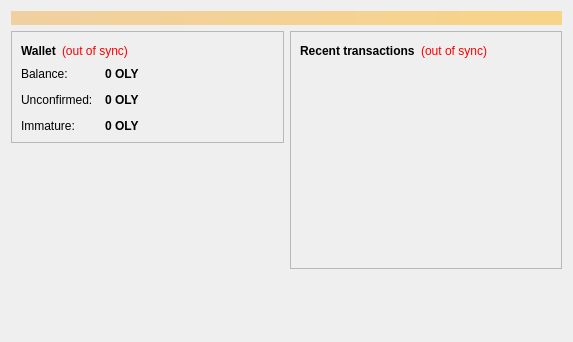
<?xml version="1.0" encoding="UTF-8"?>
<ui version="4.0">
 <class>OverviewPage</class>
 <widget class="QWidget" name="OverviewPage">
  <property name="geometry">
   <rect>
    <x>0</x>
    <y>0</y>
    <width>573</width>
    <height>342</height>
   </rect>
  </property>
  <property name="windowTitle">
   <string>Form</string>
  </property>
  <layout class="QVBoxLayout" name="topLayout">
   <item>
    <widget class="QLabel" name="labelAlerts">
     <property name="visible">
      <bool>false</bool>
     </property>
     <property name="styleSheet">
      <string notr="true">background-color: qlineargradient(x1: 0, y1: 0, x2: 1, y2: 0, stop:0 #F0D0A0, stop:1 #F8D488); color:#000000;</string>
     </property>
     <property name="wordWrap">
      <bool>true</bool>
     </property>
     <property name="margin">
      <number>3</number>
     </property>
    </widget>
   </item>
   <item>
    <layout class="QHBoxLayout" name="horizontalLayout" stretch="1,1">
     <item>
      <layout class="QVBoxLayout" name="verticalLayout_2">
       <item>
        <widget class="QFrame" name="frame">
         <property name="frameShape">
          <enum>QFrame::StyledPanel</enum>
         </property>
         <property name="frameShadow">
          <enum>QFrame::Raised</enum>
         </property>
         <layout class="QVBoxLayout" name="verticalLayout_4">
          <item>
           <layout class="QHBoxLayout" name="horizontalLayout_4">
            <item>
             <widget class="QLabel" name="label_5">
              <property name="font">
               <font>
                <weight>75</weight>
                <bold>true</bold>
               </font>
              </property>
              <property name="text">
               <string>Wallet</string>
              </property>
             </widget>
            </item>
            <item>
             <widget class="QLabel" name="labelWalletStatus">
              <property name="toolTip">
               <string>The displayed information may be out of date. Your wallet automatically synchronizes with the Olympico network after a connection is established, but this process has not completed yet.</string>
              </property>
              <property name="styleSheet">
               <string notr="true">QLabel { color: red; }</string>
              </property>
              <property name="text">
               <string notr="true">(out of sync)</string>
              </property>
              <property name="alignment">
               <set>Qt::AlignLeading|Qt::AlignLeft|Qt::AlignVCenter</set>
              </property>
             </widget>
            </item>
            <item>
             <spacer name="horizontalSpacer_2">
              <property name="orientation">
               <enum>Qt::Horizontal</enum>
              </property>
              <property name="sizeHint" stdset="0">
               <size>
                <width>40</width>
                <height>20</height>
               </size>
              </property>
             </spacer>
            </item>
           </layout>
          </item>
          <item>
           <layout class="QFormLayout" name="formLayout_2">
            <property name="fieldGrowthPolicy">
             <enum>QFormLayout::AllNonFixedFieldsGrow</enum>
            </property>
            <property name="horizontalSpacing">
             <number>12</number>
            </property>
            <property name="verticalSpacing">
             <number>12</number>
            </property>
            <item row="0" column="0">
             <widget class="QLabel" name="label">
              <property name="text">
               <string>Balance:</string>
              </property>
             </widget>
            </item>
            <item row="0" column="1">
             <widget class="QLabel" name="labelBalance">
              <property name="font">
               <font>
                <weight>75</weight>
                <bold>true</bold>
               </font>
              </property>
              <property name="cursor">
               <cursorShape>IBeamCursor</cursorShape>
              </property>
              <property name="toolTip">
               <string>Your current balance</string>
              </property>
              <property name="text">
               <string notr="true">0 OLY</string>
              </property>
              <property name="textInteractionFlags">
               <set>Qt::LinksAccessibleByMouse|Qt::TextSelectableByKeyboard|Qt::TextSelectableByMouse</set>
              </property>
             </widget>
            </item>
            <item row="1" column="0">
             <widget class="QLabel" name="label_3">
              <property name="text">
               <string>Unconfirmed:</string>
              </property>
             </widget>
            </item>
            <item row="1" column="1">
             <widget class="QLabel" name="labelUnconfirmed">
              <property name="font">
               <font>
                <weight>75</weight>
                <bold>true</bold>
               </font>
              </property>
              <property name="cursor">
               <cursorShape>IBeamCursor</cursorShape>
              </property>
              <property name="toolTip">
               <string>Total of transactions that have yet to be confirmed, and do not yet count toward the current balance</string>
              </property>
              <property name="text">
               <string notr="true">0 OLY</string>
              </property>
              <property name="textInteractionFlags">
               <set>Qt::LinksAccessibleByMouse|Qt::TextSelectableByKeyboard|Qt::TextSelectableByMouse</set>
              </property>
             </widget>
            </item>
            <item row="2" column="0">
             <widget class="QLabel" name="labelImmatureText">
              <property name="text">
               <string>Immature:</string>
              </property>
             </widget>
            </item>
            <item row="2" column="1">
             <widget class="QLabel" name="labelImmature">
              <property name="font">
               <font>
                <weight>75</weight>
                <bold>true</bold>
               </font>
              </property>
              <property name="toolTip">
               <string>Mined balance that has not yet matured</string>
              </property>
              <property name="text">
               <string notr="true">0 OLY</string>
              </property>
              <property name="textInteractionFlags">
               <set>Qt::LinksAccessibleByMouse|Qt::TextSelectableByKeyboard|Qt::TextSelectableByMouse</set>
              </property>
             </widget>
            </item>
           </layout>
          </item>
         </layout>
        </widget>
       </item>
       <item>
        <spacer name="verticalSpacer">
         <property name="orientation">
          <enum>Qt::Vertical</enum>
         </property>
         <property name="sizeHint" stdset="0">
          <size>
           <width>20</width>
           <height>40</height>
          </size>
         </property>
        </spacer>
       </item>
      </layout>
     </item>
     <item>
      <layout class="QVBoxLayout" name="verticalLayout_3">
       <item>
        <widget class="QFrame" name="frame_2">
         <property name="frameShape">
          <enum>QFrame::StyledPanel</enum>
         </property>
         <property name="frameShadow">
          <enum>QFrame::Raised</enum>
         </property>
         <layout class="QVBoxLayout" name="verticalLayout">
          <item>
           <layout class="QHBoxLayout" name="horizontalLayout_2">
            <item>
             <widget class="QLabel" name="label_4">
              <property name="text">
               <string>&lt;b&gt;Recent transactions&lt;/b&gt;</string>
              </property>
             </widget>
            </item>
            <item>
             <widget class="QLabel" name="labelTransactionsStatus">
              <property name="toolTip">
               <string>The displayed information may be out of date. Your wallet automatically synchronizes with the Olympico network after a connection is established, but this process has not completed yet.</string>
              </property>
              <property name="styleSheet">
               <string notr="true">QLabel { color: red; }</string>
              </property>
              <property name="text">
               <string notr="true">(out of sync)</string>
              </property>
              <property name="alignment">
               <set>Qt::AlignRight|Qt::AlignTrailing|Qt::AlignVCenter</set>
              </property>
             </widget>
            </item>
            <item>
             <spacer name="horizontalSpacer">
              <property name="orientation">
               <enum>Qt::Horizontal</enum>
              </property>
              <property name="sizeHint" stdset="0">
               <size>
                <width>40</width>
                <height>20</height>
               </size>
              </property>
             </spacer>
            </item>
           </layout>
          </item>
          <item>
           <widget class="QListView" name="listTransactions">
            <property name="styleSheet">
             <string notr="true">QListView { background: transparent; }</string>
            </property>
            <property name="frameShape">
             <enum>QFrame::NoFrame</enum>
            </property>
            <property name="verticalScrollBarPolicy">
             <enum>Qt::ScrollBarAlwaysOff</enum>
            </property>
            <property name="horizontalScrollBarPolicy">
             <enum>Qt::ScrollBarAlwaysOff</enum>
            </property>
            <property name="selectionMode">
             <enum>QAbstractItemView::NoSelection</enum>
            </property>
           </widget>
          </item>
         </layout>
        </widget>
       </item>
       <item>
        <spacer name="verticalSpacer_2">
         <property name="orientation">
          <enum>Qt::Vertical</enum>
         </property>
         <property name="sizeHint" stdset="0">
          <size>
           <width>20</width>
           <height>40</height>
          </size>
         </property>
        </spacer>
       </item>
      </layout>
     </item>
    </layout>
   </item>
  </layout>
 </widget>
 <resources/>
 <connections/>
</ui>
